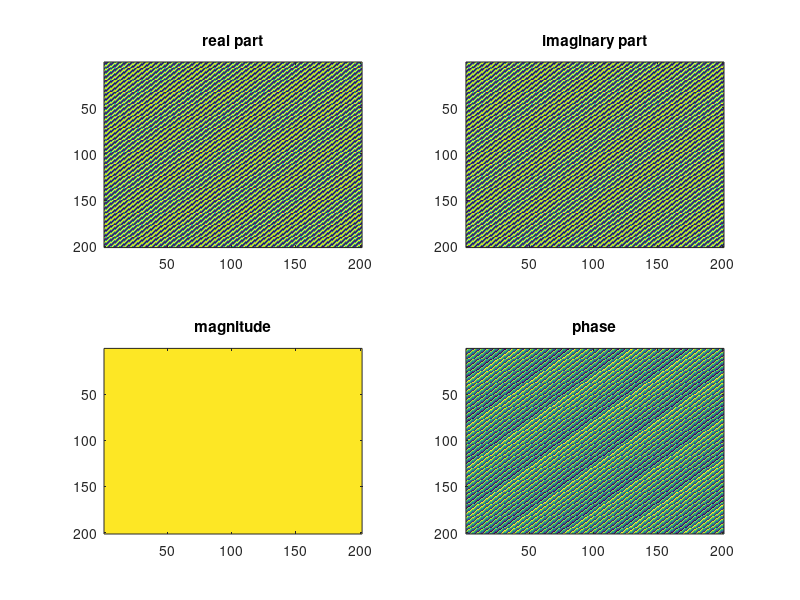
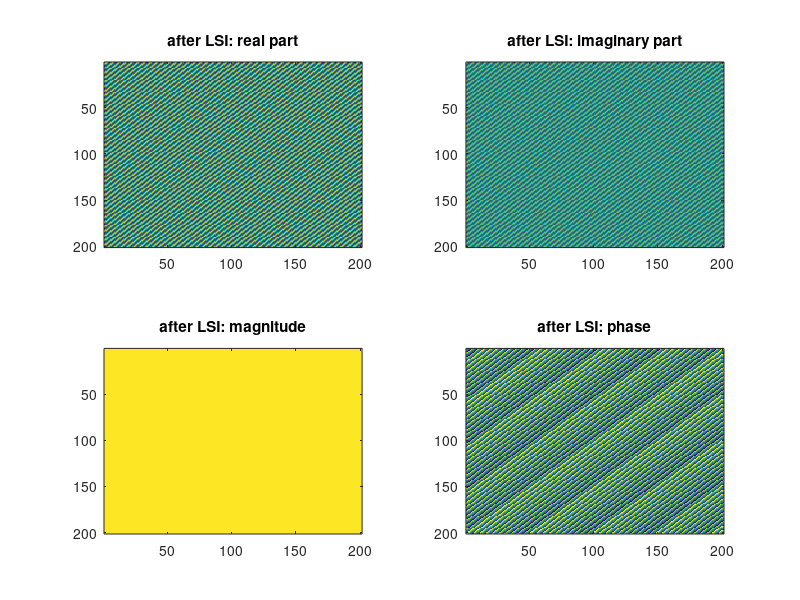

Recreate these plots in MATLAB, in order.
%=========================================================================
%                                                                     
%       BIOMEDICAL IMAGING
%       II SIGNALS AND SYSTEMS
%
%=========================================================================

%=========================================================================
%	EXERCISE 1, Plane Waves
%=========================================================================

function [] = SISY_EXERCISE1()

    clear all; close all; 
    
    fprintf ( '-----------------------------------------\n' );  
    fprintf ( '1 PLANE WAVES                            \n' );  
    fprintf ( '-----------------------------------------\n' );  
    
    kx = input('kx [1/mm]: ');                                                      % wave numbers [1/mm]
    ky = input('ky [1/mm]: ');
    
    range = 200;                                                                    % spatial range of calculation [mm]
    [x,y] = meshgrid([-range/2:range/2]);                                           % create grid for wave calculation
    
    wave = exp(i.*(kx.*x + ky.*y));                                                 % calculate plane wave
    
    figure;
    subplot(2,2,1), imagesc(real(wave)), title('real part');
    subplot(2,2,2), imagesc(imag(wave)), title('imaginary part');
    subplot(2,2,3), imagesc(abs(wave),[0 1]), title('magnitude');   
    subplot(2,2,4), imagesc(angle(wave)), title('phase');
    
    wave_LSI = 4*del2(wave);                                                        % perform some SI operation. Example chosen: Laplace operator. The factor 4 corrects for scaling in the discrete Matlab implementation.
    
    figure;
    subplot(2,2,1), imagesc(real(wave_LSI)), title('after LSI: real part');
    subplot(2,2,2), imagesc(imag(wave_LSI)), title('after LSI: imaginary part');
    subplot(2,2,3), imagesc(abs(wave_LSI),[0 1]), title('after LSI: magnitude');   
    subplot(2,2,4), imagesc(angle(wave_LSI)), title('after LSI: phase');
    
end
    